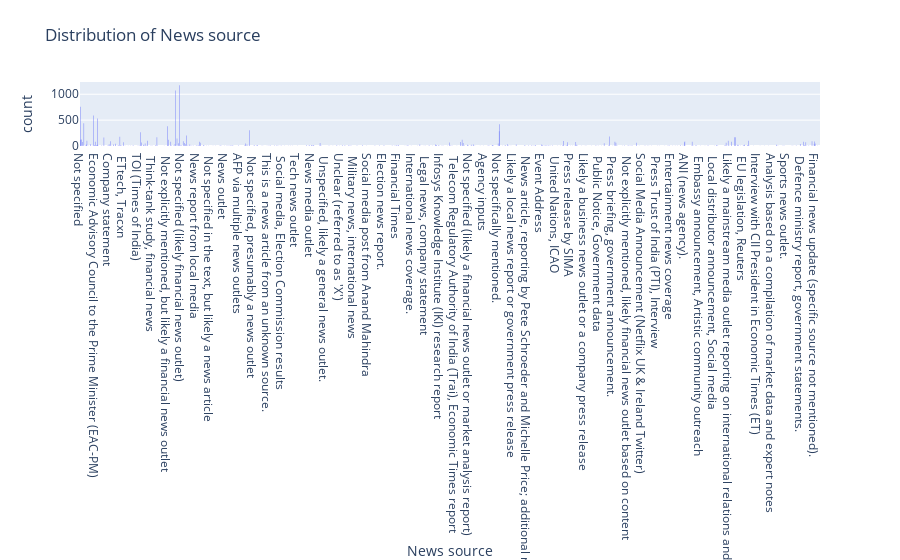

This figure's notebook cell:
### Code cell
def plot_categorical_graph(df, selected_column):
    # Assuming data is present in a column named 'data'
    fig = px.histogram(df, x=selected_column, title=f'Distribution of {selected_column}')
    return fig

# Plot the distribution of 'Industry sector'
fig = plot_categorical_graph(df, 'News source')
fig.show()

### Figure 1 — Plotly figure (JSON) as saved in the notebook; plotly's stock layout.template omitted (floating-point values rounded to 4 significant figures; data arrays with more than 128 entries replaced by an {"elided": "..."} marker saying what was removed)
{"data": [{"alignmentgroup": "True", "bingroup": "x", "hovertemplate": "News source=%{x}<br>count=%{y}<extra></extra>", "legendgroup": "", "marker": {"color": "#636efa", "pattern": {"shape": ""}}, "name": "", "offsetgroup": "", "orientation": "v", "showlegend": false, "type": "histogram", "x": {"elided": "14914 str values"}, "xaxis": "x", "yaxis": "y"}], "layout": {"barmode": "relative", "legend": {"tracegroupgap": 0}, "title": {"text": "Distribution of News source"}, "xaxis": {"anchor": "y", "domain": [0, 1], "title": {"text": "News source"}}, "yaxis": {"anchor": "x", "domain": [0, 1], "title": {"text": "count"}}}}
